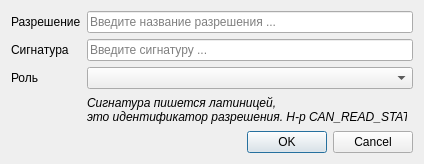
<?xml version="1.0" encoding="UTF-8"?>
<ui version="4.0">
 <class>AddPromissionDialog</class>
 <widget class="QDialog" name="AddPromissionDialog">
  <property name="geometry">
   <rect>
    <x>0</x>
    <y>0</y>
    <width>424</width>
    <height>164</height>
   </rect>
  </property>
  <property name="minimumSize">
   <size>
    <width>424</width>
    <height>164</height>
   </size>
  </property>
  <property name="maximumSize">
   <size>
    <width>424</width>
    <height>164</height>
   </size>
  </property>
  <property name="windowTitle">
   <string>Dialog</string>
  </property>
  <layout class="QGridLayout" name="gridLayout">
   <item row="1" column="1" colspan="2">
    <widget class="QLineEdit" name="signatureEdit">
     <property name="placeholderText">
      <string>Введите сигнатуру ...</string>
     </property>
    </widget>
   </item>
   <item row="1" column="0">
    <widget class="QLabel" name="signatureLabel">
     <property name="text">
      <string>Сигнатура</string>
     </property>
    </widget>
   </item>
   <item row="4" column="0" colspan="3">
    <widget class="QDialogButtonBox" name="buttonBox">
     <property name="orientation">
      <enum>Qt::Horizontal</enum>
     </property>
     <property name="standardButtons">
      <set>QDialogButtonBox::Cancel|QDialogButtonBox::Ok</set>
     </property>
    </widget>
   </item>
   <item row="0" column="1" colspan="2">
    <widget class="QLineEdit" name="promissionEdit">
     <property name="maxLength">
      <number>50</number>
     </property>
     <property name="placeholderText">
      <string>Введите название разрешения ...</string>
     </property>
    </widget>
   </item>
   <item row="3" column="1">
    <widget class="QLabel" name="infoLabel">
     <property name="text">
      <string>&lt;html&gt;&lt;head/&gt;&lt;body&gt;&lt;p&gt;&lt;span style=&quot; font-style:italic;&quot;&gt;Сигнатура пишется латиницей,&lt;br/&gt; это идентификатор разрешения. Н-р CAN_READ_STATE&lt;/span&gt;&lt;/p&gt;&lt;/body&gt;&lt;/html&gt;</string>
     </property>
    </widget>
   </item>
   <item row="0" column="0">
    <widget class="QLabel" name="promissionLabel">
     <property name="text">
      <string>Разрешение</string>
     </property>
    </widget>
   </item>
   <item row="2" column="0">
    <widget class="QLabel" name="label">
     <property name="text">
      <string>Роль</string>
     </property>
    </widget>
   </item>
   <item row="2" column="1" colspan="2">
    <widget class="QComboBox" name="rolesBox"/>
   </item>
  </layout>
 </widget>
 <resources/>
 <connections>
  <connection>
   <sender>buttonBox</sender>
   <signal>accepted()</signal>
   <receiver>AddPromissionDialog</receiver>
   <slot>accept()</slot>
   <hints>
    <hint type="sourcelabel">
     <x>248</x>
     <y>254</y>
    </hint>
    <hint type="destinationlabel">
     <x>157</x>
     <y>274</y>
    </hint>
   </hints>
  </connection>
  <connection>
   <sender>buttonBox</sender>
   <signal>rejected()</signal>
   <receiver>AddPromissionDialog</receiver>
   <slot>reject()</slot>
   <hints>
    <hint type="sourcelabel">
     <x>316</x>
     <y>260</y>
    </hint>
    <hint type="destinationlabel">
     <x>286</x>
     <y>274</y>
    </hint>
   </hints>
  </connection>
 </connections>
</ui>
